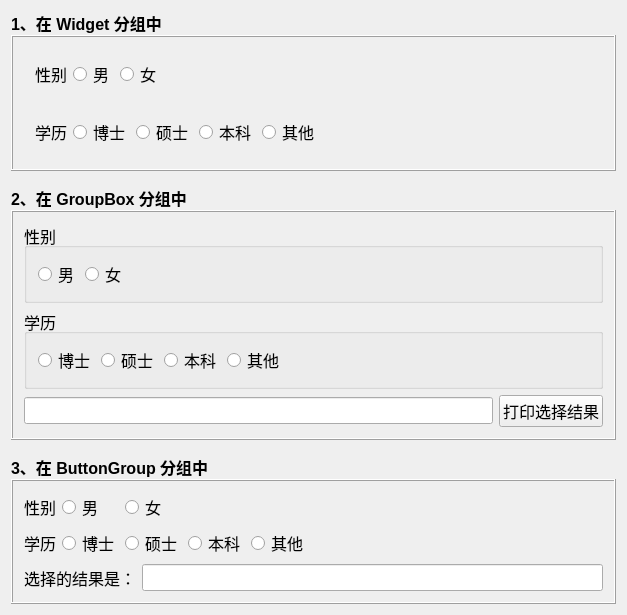
<?xml version="1.0" encoding="UTF-8"?>
<ui version="4.0">
 <class>MyWidgetClass</class>
 <widget class="QWidget" name="MyWidgetClass">
  <property name="geometry">
   <rect>
    <x>0</x>
    <y>0</y>
    <width>627</width>
    <height>584</height>
   </rect>
  </property>
  <property name="font">
   <font>
    <pointsize>12</pointsize>
   </font>
  </property>
  <property name="windowTitle">
   <string>MyWidget</string>
  </property>
  <layout class="QVBoxLayout" name="verticalLayout_7">
   <property name="spacing">
    <number>15</number>
   </property>
   <item>
    <layout class="QVBoxLayout" name="verticalLayout_2">
     <property name="spacing">
      <number>0</number>
     </property>
     <item>
      <widget class="QLabel" name="label">
       <property name="sizePolicy">
        <sizepolicy hsizetype="Fixed" vsizetype="Fixed">
         <horstretch>0</horstretch>
         <verstretch>0</verstretch>
        </sizepolicy>
       </property>
       <property name="font">
        <font>
         <pointsize>12</pointsize>
         <weight>75</weight>
         <bold>true</bold>
        </font>
       </property>
       <property name="text">
        <string>1、在 Widget 分组中</string>
       </property>
      </widget>
     </item>
     <item>
      <widget class="QFrame" name="frame">
       <property name="frameShape">
        <enum>QFrame::Box</enum>
       </property>
       <property name="frameShadow">
        <enum>QFrame::Raised</enum>
       </property>
       <layout class="QVBoxLayout" name="verticalLayout">
        <item>
         <widget class="QWidget" name="widget" native="true">
          <layout class="QHBoxLayout" name="horizontalLayout">
           <item>
            <widget class="QLabel" name="label_2">
             <property name="text">
              <string>性别</string>
             </property>
            </widget>
           </item>
           <item>
            <widget class="QRadioButton" name="rdoMale1">
             <property name="text">
              <string>男</string>
             </property>
            </widget>
           </item>
           <item>
            <widget class="QRadioButton" name="rdoFemale1">
             <property name="text">
              <string>女</string>
             </property>
            </widget>
           </item>
           <item>
            <spacer name="horizontalSpacer">
             <property name="orientation">
              <enum>Qt::Horizontal</enum>
             </property>
             <property name="sizeHint" stdset="0">
              <size>
               <width>40</width>
               <height>20</height>
              </size>
             </property>
            </spacer>
           </item>
          </layout>
         </widget>
        </item>
        <item>
         <widget class="QWidget" name="widget_2" native="true">
          <layout class="QHBoxLayout" name="horizontalLayout_2">
           <item>
            <widget class="QLabel" name="label_3">
             <property name="text">
              <string>学历</string>
             </property>
            </widget>
           </item>
           <item>
            <widget class="QRadioButton" name="rdoDoctor1">
             <property name="text">
              <string>博士</string>
             </property>
            </widget>
           </item>
           <item>
            <widget class="QRadioButton" name="rdoMaster1">
             <property name="text">
              <string>硕士</string>
             </property>
            </widget>
           </item>
           <item>
            <widget class="QRadioButton" name="rdoBachelor1">
             <property name="text">
              <string>本科</string>
             </property>
            </widget>
           </item>
           <item>
            <widget class="QRadioButton" name="rdoOther1">
             <property name="text">
              <string>其他</string>
             </property>
            </widget>
           </item>
           <item>
            <spacer name="horizontalSpacer_2">
             <property name="orientation">
              <enum>Qt::Horizontal</enum>
             </property>
             <property name="sizeHint" stdset="0">
              <size>
               <width>40</width>
               <height>20</height>
              </size>
             </property>
            </spacer>
           </item>
          </layout>
         </widget>
        </item>
       </layout>
      </widget>
     </item>
    </layout>
   </item>
   <item>
    <layout class="QVBoxLayout" name="verticalLayout_4">
     <property name="spacing">
      <number>0</number>
     </property>
     <item>
      <widget class="QLabel" name="label_4">
       <property name="sizePolicy">
        <sizepolicy hsizetype="Fixed" vsizetype="Fixed">
         <horstretch>0</horstretch>
         <verstretch>0</verstretch>
        </sizepolicy>
       </property>
       <property name="font">
        <font>
         <pointsize>12</pointsize>
         <weight>75</weight>
         <bold>true</bold>
        </font>
       </property>
       <property name="text">
        <string>2、在 GroupBox 分组中</string>
       </property>
      </widget>
     </item>
     <item>
      <widget class="QFrame" name="frame_2">
       <property name="frameShape">
        <enum>QFrame::Box</enum>
       </property>
       <property name="frameShadow">
        <enum>QFrame::Raised</enum>
       </property>
       <layout class="QVBoxLayout" name="verticalLayout_3">
        <item>
         <widget class="QGroupBox" name="grpGender">
          <property name="title">
           <string>性别</string>
          </property>
          <property name="flat">
           <bool>false</bool>
          </property>
          <layout class="QHBoxLayout" name="horizontalLayout_3">
           <item>
            <widget class="QRadioButton" name="rdoMale2">
             <property name="text">
              <string>男</string>
             </property>
            </widget>
           </item>
           <item>
            <widget class="QRadioButton" name="rdoFemale2">
             <property name="text">
              <string>女</string>
             </property>
            </widget>
           </item>
           <item>
            <spacer name="horizontalSpacer_3">
             <property name="orientation">
              <enum>Qt::Horizontal</enum>
             </property>
             <property name="sizeHint" stdset="0">
              <size>
               <width>40</width>
               <height>20</height>
              </size>
             </property>
            </spacer>
           </item>
          </layout>
         </widget>
        </item>
        <item>
         <widget class="QGroupBox" name="grpEducation">
          <property name="title">
           <string>学历</string>
          </property>
          <layout class="QHBoxLayout" name="horizontalLayout_4">
           <item>
            <widget class="QRadioButton" name="rdoDoctor2">
             <property name="text">
              <string>博士</string>
             </property>
            </widget>
           </item>
           <item>
            <widget class="QRadioButton" name="rdoMaster2">
             <property name="text">
              <string>硕士</string>
             </property>
            </widget>
           </item>
           <item>
            <widget class="QRadioButton" name="rdoBachelor2">
             <property name="text">
              <string>本科</string>
             </property>
            </widget>
           </item>
           <item>
            <widget class="QRadioButton" name="rdoOther2">
             <property name="text">
              <string>其他</string>
             </property>
            </widget>
           </item>
           <item>
            <spacer name="horizontalSpacer_4">
             <property name="orientation">
              <enum>Qt::Horizontal</enum>
             </property>
             <property name="sizeHint" stdset="0">
              <size>
               <width>40</width>
               <height>20</height>
              </size>
             </property>
            </spacer>
           </item>
          </layout>
         </widget>
        </item>
        <item>
         <layout class="QHBoxLayout" name="horizontalLayout_5">
          <item>
           <widget class="QLineEdit" name="edt2"/>
          </item>
          <item>
           <widget class="QPushButton" name="btnShow">
            <property name="text">
             <string>打印选择结果</string>
            </property>
           </widget>
          </item>
         </layout>
        </item>
       </layout>
      </widget>
     </item>
    </layout>
   </item>
   <item>
    <layout class="QVBoxLayout" name="verticalLayout_6">
     <property name="spacing">
      <number>0</number>
     </property>
     <item>
      <widget class="QLabel" name="label_6">
       <property name="sizePolicy">
        <sizepolicy hsizetype="Fixed" vsizetype="Fixed">
         <horstretch>0</horstretch>
         <verstretch>0</verstretch>
        </sizepolicy>
       </property>
       <property name="font">
        <font>
         <pointsize>12</pointsize>
         <weight>75</weight>
         <bold>true</bold>
        </font>
       </property>
       <property name="text">
        <string>3、在 ButtonGroup 分组中</string>
       </property>
      </widget>
     </item>
     <item>
      <widget class="QFrame" name="frame_3">
       <property name="frameShape">
        <enum>QFrame::Box</enum>
       </property>
       <property name="frameShadow">
        <enum>QFrame::Raised</enum>
       </property>
       <layout class="QVBoxLayout" name="verticalLayout_5">
        <item>
         <layout class="QGridLayout" name="gridLayout">
          <item row="3" column="3">
           <widget class="QRadioButton" name="rdoBachelor3">
            <property name="text">
             <string>本科</string>
            </property>
           </widget>
          </item>
          <item row="3" column="0">
           <widget class="QLabel" name="label_7">
            <property name="text">
             <string>学历</string>
            </property>
           </widget>
          </item>
          <item row="3" column="2">
           <widget class="QRadioButton" name="rdoMaster3">
            <property name="text">
             <string>硕士</string>
            </property>
           </widget>
          </item>
          <item row="0" column="0">
           <widget class="QLabel" name="label_5">
            <property name="text">
             <string>性别</string>
            </property>
           </widget>
          </item>
          <item row="3" column="1">
           <widget class="QRadioButton" name="rdoDoctor3">
            <property name="text">
             <string>博士</string>
            </property>
           </widget>
          </item>
          <item row="0" column="1">
           <widget class="QRadioButton" name="rdoMale3">
            <property name="text">
             <string>男</string>
            </property>
           </widget>
          </item>
          <item row="3" column="4">
           <widget class="QRadioButton" name="rdoOther3">
            <property name="text">
             <string>其他</string>
            </property>
           </widget>
          </item>
          <item row="0" column="2">
           <widget class="QRadioButton" name="rdoFemale3">
            <property name="text">
             <string>女</string>
            </property>
           </widget>
          </item>
          <item row="3" column="5">
           <spacer name="horizontalSpacer_5">
            <property name="orientation">
             <enum>Qt::Horizontal</enum>
            </property>
            <property name="sizeHint" stdset="0">
             <size>
              <width>40</width>
              <height>20</height>
             </size>
            </property>
           </spacer>
          </item>
         </layout>
        </item>
        <item>
         <layout class="QHBoxLayout" name="horizontalLayout_6">
          <item>
           <widget class="QLabel" name="label_8">
            <property name="text">
             <string>选择的结果是：</string>
            </property>
           </widget>
          </item>
          <item>
           <widget class="QLineEdit" name="edt3"/>
          </item>
         </layout>
        </item>
       </layout>
      </widget>
     </item>
    </layout>
   </item>
   <item>
    <spacer name="verticalSpacer">
     <property name="orientation">
      <enum>Qt::Vertical</enum>
     </property>
     <property name="sizeHint" stdset="0">
      <size>
       <width>20</width>
       <height>40</height>
      </size>
     </property>
    </spacer>
   </item>
  </layout>
 </widget>
 <layoutdefault spacing="6" margin="11"/>
 <resources/>
 <connections/>
</ui>
